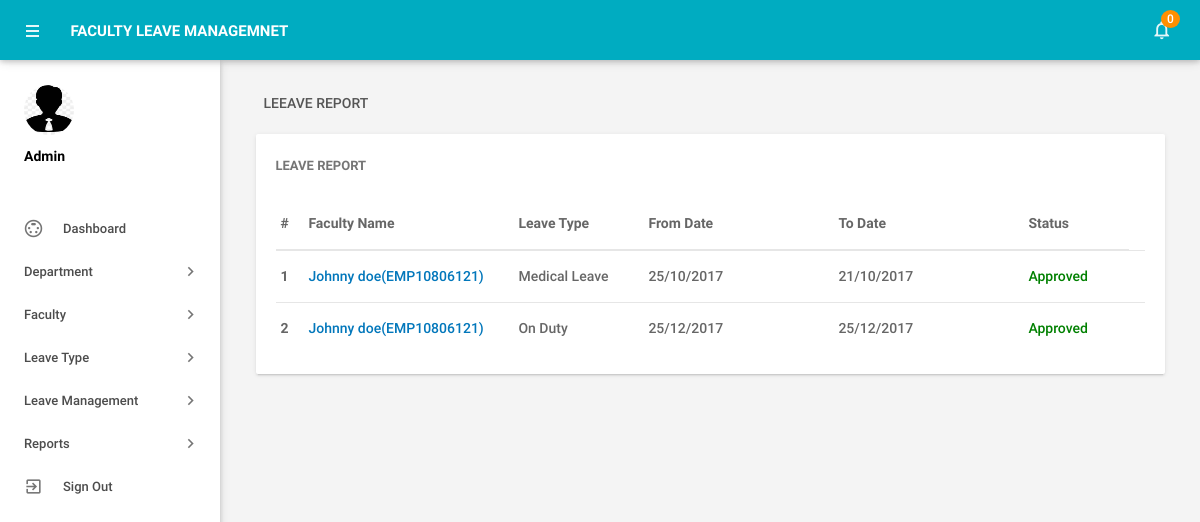
Page /admin/leave_report.php (signed in) on the committed database.
### tables this page shows
CREATE TABLE IF NOT EXISTS `tblleaves` (
  `id` int(11) NOT NULL,
  `LeaveType` varchar(110) NOT NULL,
  `ToDate` varchar(120) NOT NULL,
  `FromDate` varchar(120) NOT NULL,
  `Description` mediumtext NOT NULL,
  `PostingDate` timestamp NOT NULL DEFAULT CURRENT_TIMESTAMP,
  `AdminRemark` mediumtext,
  `AdminRemarkDate` varchar(120) DEFAULT NULL,
  `Status` int(1) NOT NULL,
  `IsRead` int(1) NOT NULL,
  `empid` int(11) DEFAULT NULL
);

CREATE TABLE IF NOT EXISTS `tblemployees` (
  `id` int(11) NOT NULL,
  `EmpId` varchar(100) NOT NULL,
  `FirstName` varchar(150) NOT NULL,
  `LastName` varchar(150) NOT NULL,
  `EmailId` varchar(200) NOT NULL,
  `Password` varchar(180) NOT NULL,
  `Gender` varchar(100) NOT NULL,
  `Dob` varchar(100) NOT NULL,
  `Department` varchar(255) NOT NULL,
  `Address` varchar(255) NOT NULL,
  `City` varchar(200) NOT NULL,
  `Country` varchar(150) NOT NULL,
  `Phonenumber` char(11) NOT NULL,
  `Status` int(1) NOT NULL,
  `RegDate` timestamp NOT NULL DEFAULT CURRENT_TIMESTAMP
);

### admin/leave_report.php (the view, shortened to what this page needs)
<?php
include('includes/config.php');
if(strlen($_SESSION['alogin'])==0)
    {
header('location:index.php');
}
else{
 ?>
<!DOCTYPE html>
<html lang="en">
    <head>
        <link type="text/css" rel="stylesheet" href="../assets/plugins/materialize/css/materialize.min.css"/>
        <link href="../assets/plugins/material-preloader/css/materialPreloader.min.css" rel="stylesheet">
        <link href="../assets/plugins/datatables/css/jquery.dataTables.min.css" rel="stylesheet">
                <link href="../assets/plugins/google-code-prettify/prettify.css" rel="stylesheet" type="text/css"/>
        <link href="../assets/css/alpha.min.css" rel="stylesheet" type="text/css"/>
        <link href="../assets/css/custom.css" rel="stylesheet" type="text/css"/>
    </head>
    <body>
       <?php include('includes/header.php');?>
       <?php include('includes/sidebar.php');?>
            <main class="mn-inner">
                <div class="row">
                    <div class="col s12">
                        <div class="page-title">Leeave Report</div>
                    </div>
                    <div class="col s12 m12 l12">
                        <div class="card">
                            <div class="card-content">
                                <span class="card-title">Leave Report</span>
                                <table id="example" class="display responsive-table ">
                                    <thead>
                                        <tr>
                                            <th>#</th>
                                            <th width="200">Faculty Name</th>
                                            <th width="120">Leave Type</th>
                                             <th width="180">From Date</th>
                                             <th width="180">To Date</th>
                                            <th>Status</th>
                                        </tr>
                                    </thead>
                                    <tbody>
<?php
$status=1;
$sql = "SELECT tblemployees.id as lid,tblemployees.FirstName,tblemployees.LastName,tblemployees.EmpId,tblemployees.id,tblleaves.LeaveType,tblleaves.PostingDate,tblleaves.ToDate,tblleaves.FromDate,tblleaves.Status from tblleaves join tblemployees on tblleaves.empid=tblemployees.id where tblleaves.Status=:status order by lid desc";
$query = $dbh -> prepare($sql);
$query->bindParam(':status',$status,PDO::PARAM_STR);
$query->execute();
$results=$query->fetchAll(PDO::FETCH_OBJ);
$cnt=1;
if($query->rowCount() > 0)
{
foreach($results as $result)
{
      ?>
                                        <tr>
                                            <td> <b><?php echo htmlentities($cnt);?></b></td>
                                              <td><a href="editemployee.php?empid=<?php echo htmlentities($result->id);?>" target="_blank"><?php echo htmlentities($result->FirstName." ".$result->LastName);?>(<?php echo htmlentities($result->EmpId);?>)</a></td>
                                            <td><?php echo htmlentities($result->LeaveType);?></td>
                                            <td><?php echo htmlentities($result->FromDate);?></td>
                                            <td><?php echo htmlentities($result->ToDate);?></td>
                                                                       <td><?php $stats=$result->Status;
if($stats==1){
                                             ?>
                                                 <span style="color: green">Approved</span>
                                                 <?php } if($stats==2)  { ?>
                                                <span style="color: red">Not Approved</span>
                                                 <?php } if($stats==0)  { ?>
 <span style="color: blue">waiting for approval</span>
 <?php } ?>
                                             </td>
          <td>
                                    </tr>
                                         <?php $cnt++;} }?>
                                    </tbody>
                                </table>
                            </div>
                        </div>
                    </div>
                </div>
            </main>
        </div>
        <div class="left-sidebar-hover"></div>
    </body>
</html>
<?php } ?>

### rows in the picture
tblleaves: tblemployees.FirstName+LastName "Johnny doe", tblemployees.EmpId "EMP10806121", LeaveType "Medical Leave", FromDate "25/10/2017", ToDate "21/10/2017", Status "Approved"
tblleaves: tblemployees.FirstName+LastName "Johnny doe", tblemployees.EmpId "EMP10806121", LeaveType "On Duty", FromDate "25/12/2017", ToDate "25/12/2017", Status "Approved"

### other values in the picture
$unreadcount "0"
